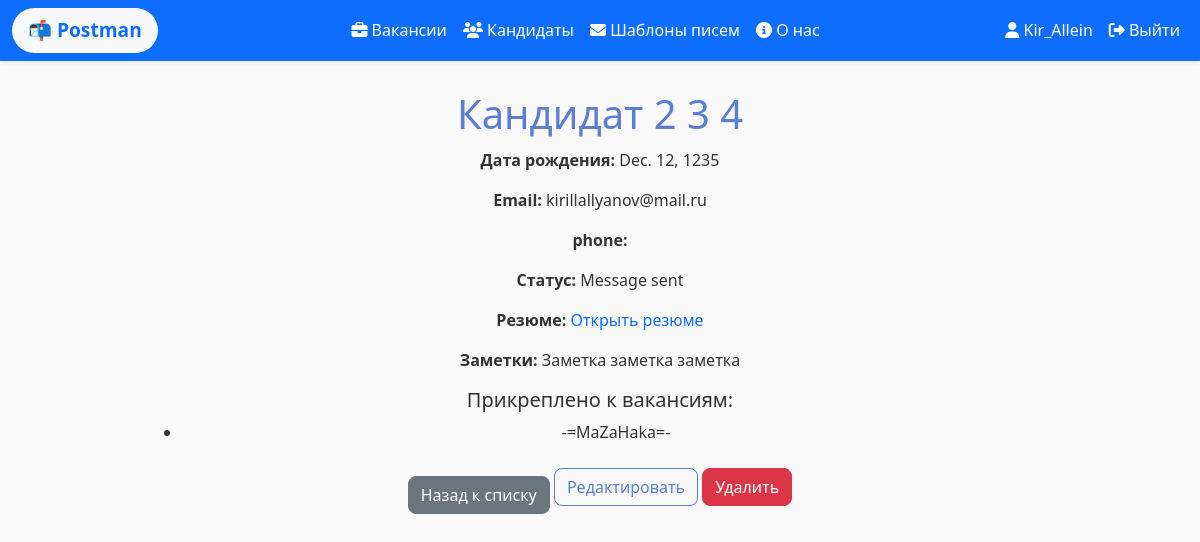
Before: /data/candidate_detail/10/ (signed in) with the older database file.
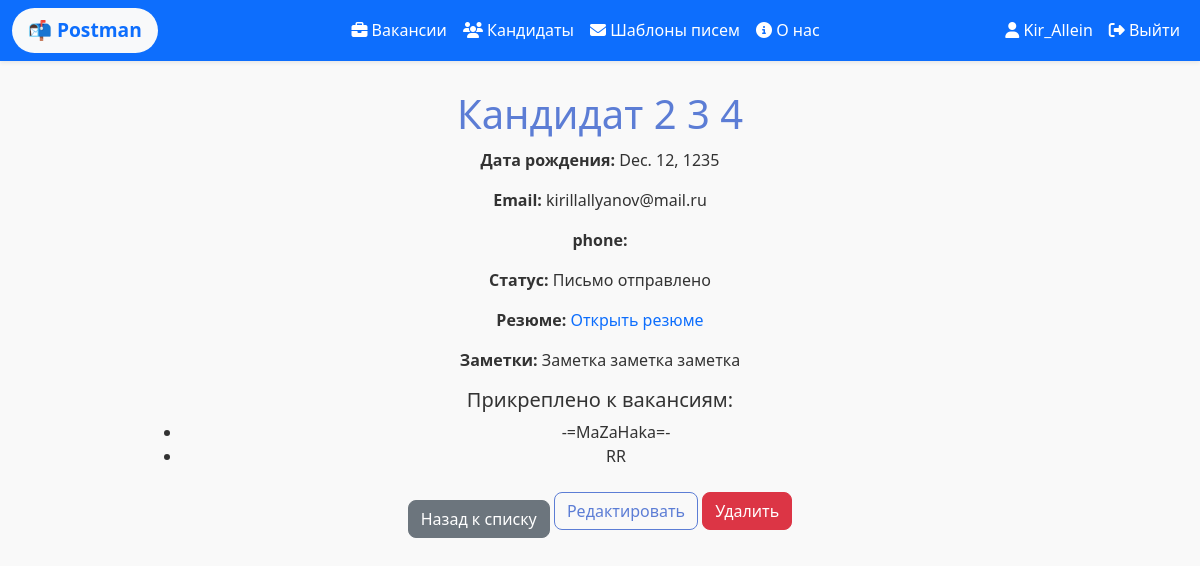
After: the same page with the newer database file.
### data/models.py (models this page shows, shortened)
class Candidate(models.Model):
    STATUS_CHOICES = [
        ('New', 'Новый'),
        ('Message sent', 'Письмо отправлено'),
        ('Response recieved', 'Ответ получен'),
        ('Contact fixe', 'Контакт закреплен'),
        ('Rejected', 'Отклонен')
    ]
    firstname = models.CharField(max_length=100, verbose_name='Имя', blank=True)
    surname = models.CharField(max_length=100, verbose_name='Фамилия', blank=True)
    patronymic = models.CharField(max_length=100, verbose_name='Отчество', blank=True)
    birthday = models.DateField(verbose_name='Дата рождения', blank=True)
    email = models.EmailField(verbose_name='E-mail', blank=True)
    tg = models.CharField(max_length=100, verbose_name='Телеграм', blank=True)
    phone = models.CharField(max_length=15, verbose_name='Номер телефона', blank=True)
    cv = models.FileField(
        upload_to='cvs/',
        validators=[FileExtensionValidator(allowed_extensions=['pdf'])],
        blank=True,
        null=True,
        verbose_name='Резюме'
    )
    status = models.CharField(
        max_length=20,
        choices=STATUS_CHOICES,
        default='new',
        verbose_name='Статус'
    )
    notes = models.TextField(blank=True)
    class Meta:
        verbose_name = 'Кандидат'
        verbose_name_plural = 'Кандидаты'

class Vacancy(models.Model):
    title = models.CharField(max_length=100, blank=True)
    description = models.TextField(blank=True)
    user = models.ForeignKey(
        User,
        on_delete=models.SET_NULL,
        null=True,
        blank=True,
        related_name="vacancies",
        verbose_name="Пользователь"
    )
    candidates = models.ManyToManyField(Candidate, related_name='vacancies', blank=True)
    templates = models.ManyToManyField(Template,related_name='vacancies', blank=True)
    class Meta:
        verbose_name = "Вакансия"
        verbose_name_plural = "Вакансии"

### data/views.py (the view)
# urls.py: path('candidate_detail/<int:pk>/', views.candidate_detail, name='candidate_detail'),  # детали по кандидату
@login_required
def candidate_detail(request, pk):
    candidate = get_object_or_404(Candidate, pk=pk)
    return render(request, 'data/candidate_detail.html', {'candidate': candidate})

### data/templates/data/candidate_detail.html (shortened to what this page needs)
{% extends "main/base.html" %}
{% block content %}
<h1>{{ candidate.firstname }} {{ candidate.surname }} {{ candidate.patronymic }}</h1>
<p><strong>Дата рождения:</strong> {{ candidate.birthday }}</p>
<p><strong>Email:</strong> {{ candidate.email }}</p>
<p><strong>phone:</strong> {{ candidate.phone }}</p>
<p><strong>Статус:</strong> {{ candidate.status }}</p>
{% if candidate.cv %}
    <p><strong>Резюме:</strong>
        <a href="{{ candidate.cv.url }}" target="_blank">Открыть резюме</a>
    </p>
{% else %}
    <p><strong>Резюме:</strong> не прикреплено</p>
{% endif %}{% if candidate.notes %}
    <p><strong>Заметки:</strong> {{ candidate.notes }}</p>
{% endif %}
<h5>Прикреплено к вакансиям:</h5>
<ul>
    {% for vacancy in candidate.vacancies.all %}
    <li>{{ vacancy.title }}</li>
    {% empty %}
    <p>Пока ни к чему не прикреплен</p>
    {% endfor %}
</ul>
<a href="{% url 'candidates' %}" class="btn btn-secondary mt-3">Назад к списку</a>
<a href="{% url 'candidate_edit' candidate.id %}" class="btn btn-outline-primary">Редактировать</a>
<form action="{% url 'candidate_delete' candidate.id %}" method="post" style="display:inline;">
    <button type="submit" class="btn btn-danger" onclick="return confirm('Удалить кандидата?')">Удалить</button>
</form>
{% endblock %}

Changed rows visible on the page:
changed Candidate "Кандидат 2": status "Message sent" → "Письмо отправлено"
now on this page (row unchanged): Vacancy: title "RR"
